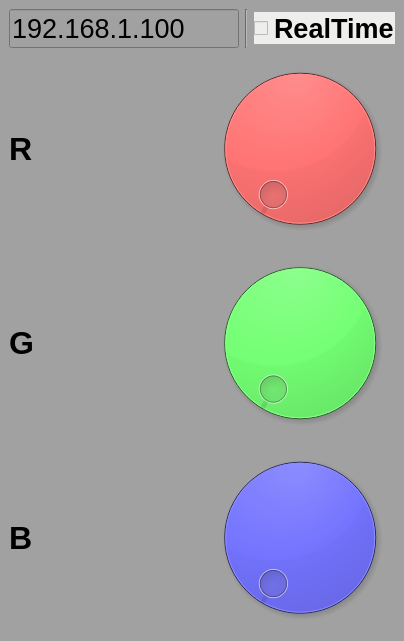
<?xml version="1.0" encoding="UTF-8"?>
<ui version="4.0">
 <class>MainWindow</class>
 <widget class="QMainWindow" name="MainWindow">
  <property name="geometry">
   <rect>
    <x>0</x>
    <y>0</y>
    <width>404</width>
    <height>641</height>
   </rect>
  </property>
  <property name="windowTitle">
   <string>MainWindow</string>
  </property>
  <property name="styleSheet">
   <string notr="true">background-color: rgb(161, 161, 161);</string>
  </property>
  <widget class="QWidget" name="centralwidget">
   <layout class="QGridLayout" name="gridLayout">
    <item row="0" column="0">
     <layout class="QVBoxLayout" name="verticalLayout">
      <item>
       <layout class="QHBoxLayout" name="horizontalLayout">
        <item alignment="Qt::AlignVCenter">
         <widget class="QLineEdit" name="lineEdit_IP">
          <property name="font">
           <font>
            <pointsize>20</pointsize>
           </font>
          </property>
          <property name="text">
           <string>192.168.1.100</string>
          </property>
         </widget>
        </item>
        <item>
         <widget class="Line" name="line">
          <property name="orientation">
           <enum>Qt::Vertical</enum>
          </property>
         </widget>
        </item>
        <item>
         <widget class="QCheckBox" name="checkBox_RealTime">
          <property name="font">
           <font>
            <pointsize>20</pointsize>
            <bold>true</bold>
           </font>
          </property>
          <property name="styleSheet">
           <string notr="true">border-color: rgb(238, 238, 236);
background-color: rgb(238, 238, 236);</string>
          </property>
          <property name="text">
           <string>RealTime</string>
          </property>
         </widget>
        </item>
       </layout>
      </item>
      <item>
       <layout class="QHBoxLayout" name="horizontalLayout_5">
        <item>
         <layout class="QHBoxLayout" name="horizontalLayout_4">
          <item>
           <widget class="QLabel" name="label_R">
            <property name="font">
             <font>
              <pointsize>24</pointsize>
              <bold>true</bold>
             </font>
            </property>
            <property name="text">
             <string>R</string>
            </property>
           </widget>
          </item>
          <item>
           <widget class="QDial" name="dial_RED">
            <property name="styleSheet">
             <string notr="true">background-color: rgb(255, 0, 0);</string>
            </property>
            <property name="maximum">
             <number>1024</number>
            </property>
           </widget>
          </item>
         </layout>
        </item>
       </layout>
      </item>
      <item>
       <layout class="QHBoxLayout" name="horizontalLayout_3">
        <item>
         <widget class="QLabel" name="label_G">
          <property name="font">
           <font>
            <pointsize>24</pointsize>
            <bold>true</bold>
           </font>
          </property>
          <property name="text">
           <string>G</string>
          </property>
         </widget>
        </item>
        <item>
         <widget class="QDial" name="dial_GREEN">
          <property name="styleSheet">
           <string notr="true">background-color: rgb(0, 255, 0);</string>
          </property>
          <property name="maximum">
           <number>1024</number>
          </property>
         </widget>
        </item>
       </layout>
      </item>
      <item>
       <layout class="QHBoxLayout" name="horizontalLayout_2">
        <item>
         <widget class="QLabel" name="label_B">
          <property name="font">
           <font>
            <pointsize>24</pointsize>
            <bold>true</bold>
           </font>
          </property>
          <property name="text">
           <string>B</string>
          </property>
         </widget>
        </item>
        <item>
         <widget class="QDial" name="dial_BLUE">
          <property name="styleSheet">
           <string notr="true">background-color: rgb(0, 0, 255);</string>
          </property>
          <property name="maximum">
           <number>1024</number>
          </property>
         </widget>
        </item>
       </layout>
      </item>
     </layout>
    </item>
   </layout>
  </widget>
 </widget>
 <resources/>
 <connections/>
</ui>
